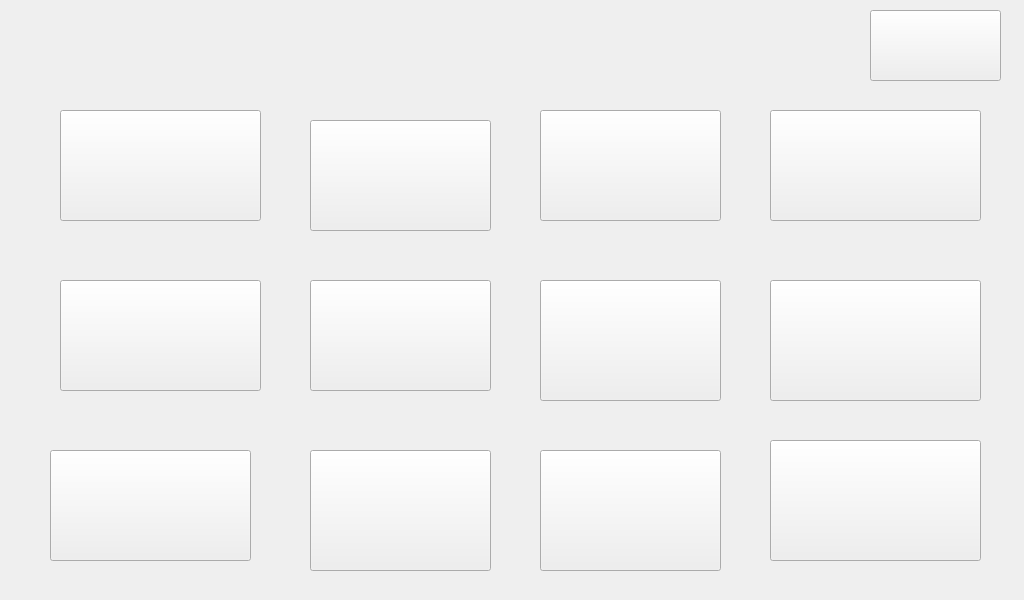
<?xml version="1.0" encoding="UTF-8"?>
<ui version="4.0">
 <class>LifeWidget</class>
 <widget class="QWidget" name="LifeWidget">
  <property name="geometry">
   <rect>
    <x>0</x>
    <y>0</y>
    <width>1024</width>
    <height>600</height>
   </rect>
  </property>
  <property name="windowTitle">
   <string>Form</string>
  </property>
  <widget class="QPushButton" name="pushButton_close">
   <property name="geometry">
    <rect>
     <x>870</x>
     <y>10</y>
     <width>131</width>
     <height>71</height>
    </rect>
   </property>
   <property name="text">
    <string/>
   </property>
  </widget>
  <widget class="QPushButton" name="pushButton_comfort">
   <property name="geometry">
    <rect>
     <x>60</x>
     <y>110</y>
     <width>201</width>
     <height>111</height>
    </rect>
   </property>
   <property name="text">
    <string/>
   </property>
  </widget>
  <widget class="QPushButton" name="pushButton_Sunscreen">
   <property name="geometry">
    <rect>
     <x>310</x>
     <y>120</y>
     <width>181</width>
     <height>111</height>
    </rect>
   </property>
   <property name="text">
    <string/>
   </property>
  </widget>
  <widget class="QPushButton" name="pushButton_makeUp">
   <property name="geometry">
    <rect>
     <x>540</x>
     <y>110</y>
     <width>181</width>
     <height>111</height>
    </rect>
   </property>
   <property name="text">
    <string/>
   </property>
  </widget>
  <widget class="QPushButton" name="pushButton_dresssing">
   <property name="geometry">
    <rect>
     <x>770</x>
     <y>110</y>
     <width>211</width>
     <height>111</height>
    </rect>
   </property>
   <property name="text">
    <string/>
   </property>
  </widget>
  <widget class="QPushButton" name="pushButton_allergy">
   <property name="geometry">
    <rect>
     <x>770</x>
     <y>280</y>
     <width>211</width>
     <height>121</height>
    </rect>
   </property>
   <property name="text">
    <string/>
   </property>
  </widget>
  <widget class="QPushButton" name="pushButton_airquality">
   <property name="geometry">
    <rect>
     <x>60</x>
     <y>280</y>
     <width>201</width>
     <height>111</height>
    </rect>
   </property>
   <property name="text">
    <string/>
   </property>
  </widget>
  <widget class="QPushButton" name="pushButton_cold">
   <property name="geometry">
    <rect>
     <x>540</x>
     <y>280</y>
     <width>181</width>
     <height>121</height>
    </rect>
   </property>
   <property name="text">
    <string/>
   </property>
  </widget>
  <widget class="QPushButton" name="pushButton_traffic">
   <property name="geometry">
    <rect>
     <x>310</x>
     <y>280</y>
     <width>181</width>
     <height>111</height>
    </rect>
   </property>
   <property name="text">
    <string/>
   </property>
  </widget>
  <widget class="QPushButton" name="pushButton_Travel">
   <property name="geometry">
    <rect>
     <x>770</x>
     <y>440</y>
     <width>211</width>
     <height>121</height>
    </rect>
   </property>
   <property name="text">
    <string/>
   </property>
  </widget>
  <widget class="QPushButton" name="pushButton_motion">
   <property name="geometry">
    <rect>
     <x>540</x>
     <y>450</y>
     <width>181</width>
     <height>121</height>
    </rect>
   </property>
   <property name="text">
    <string/>
   </property>
  </widget>
  <widget class="QPushButton" name="pushButton_airdrying">
   <property name="geometry">
    <rect>
     <x>50</x>
     <y>450</y>
     <width>201</width>
     <height>111</height>
    </rect>
   </property>
   <property name="text">
    <string/>
   </property>
  </widget>
  <widget class="QPushButton" name="pushButton_carwash">
   <property name="geometry">
    <rect>
     <x>310</x>
     <y>450</y>
     <width>181</width>
     <height>121</height>
    </rect>
   </property>
   <property name="text">
    <string/>
   </property>
  </widget>
  <widget class="QLabel" name="label_city">
   <property name="geometry">
    <rect>
     <x>370</x>
     <y>10</y>
     <width>161</width>
     <height>51</height>
    </rect>
   </property>
   <property name="styleSheet">
    <string notr="true">color: rgb(255, 255, 255);
font: 17pt &quot;Ubuntu&quot;;</string>
   </property>
   <property name="text">
    <string/>
   </property>
  </widget>
  <widget class="QLabel" name="label">
   <property name="geometry">
    <rect>
     <x>0</x>
     <y>0</y>
     <width>1024</width>
     <height>600</height>
    </rect>
   </property>
   <property name="styleSheet">
    <string notr="true">border-image: url(:/images出行助手/指数.png);</string>
   </property>
   <property name="text">
    <string/>
   </property>
  </widget>
  <zorder>label</zorder>
  <zorder>pushButton_close</zorder>
  <zorder>pushButton_comfort</zorder>
  <zorder>pushButton_Sunscreen</zorder>
  <zorder>pushButton_makeUp</zorder>
  <zorder>pushButton_dresssing</zorder>
  <zorder>pushButton_allergy</zorder>
  <zorder>pushButton_airquality</zorder>
  <zorder>pushButton_cold</zorder>
  <zorder>pushButton_traffic</zorder>
  <zorder>pushButton_Travel</zorder>
  <zorder>pushButton_motion</zorder>
  <zorder>pushButton_airdrying</zorder>
  <zorder>pushButton_carwash</zorder>
  <zorder>label_city</zorder>
 </widget>
 <resources/>
 <connections/>
</ui>
